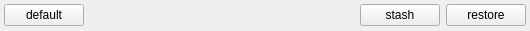
<?xml version="1.0" encoding="UTF-8"?>
<ui version="4.0">
 <class>StashFrame</class>
 <widget class="QFrame" name="StashFrame">
  <property name="geometry">
   <rect>
    <x>0</x>
    <y>0</y>
    <width>530</width>
    <height>31</height>
   </rect>
  </property>
  <property name="sizePolicy">
   <sizepolicy hsizetype="Preferred" vsizetype="Fixed">
    <horstretch>0</horstretch>
    <verstretch>0</verstretch>
   </sizepolicy>
  </property>
  <property name="windowTitle">
   <string>Frame</string>
  </property>
  <property name="frameShape">
   <enum>QFrame::NoFrame</enum>
  </property>
  <property name="frameShadow">
   <enum>QFrame::Raised</enum>
  </property>
  <layout class="QHBoxLayout" name="horizontalLayout">
   <property name="margin">
    <number>4</number>
   </property>
   <item>
    <widget class="QPushButton" name="stashResetButton">
     <property name="text">
      <string>default</string>
     </property>
    </widget>
   </item>
   <item>
    <spacer name="horizontalSpacer_2">
     <property name="orientation">
      <enum>Qt::Horizontal</enum>
     </property>
     <property name="sizeHint" stdset="0">
      <size>
       <width>40</width>
       <height>20</height>
      </size>
     </property>
    </spacer>
   </item>
   <item>
    <widget class="QLabel" name="icon">
     <property name="text">
      <string/>
     </property>
    </widget>
   </item>
   <item>
    <widget class="QLabel" name="title">
     <property name="text">
      <string/>
     </property>
    </widget>
   </item>
   <item>
    <spacer name="horizontalSpacer">
     <property name="orientation">
      <enum>Qt::Horizontal</enum>
     </property>
     <property name="sizeHint" stdset="0">
      <size>
       <width>40</width>
       <height>20</height>
      </size>
     </property>
    </spacer>
   </item>
   <item>
    <widget class="QPushButton" name="stashButton">
     <property name="text">
      <string>stash</string>
     </property>
    </widget>
   </item>
   <item>
    <widget class="QPushButton" name="stashRestoreButton">
     <property name="text">
      <string>restore</string>
     </property>
    </widget>
   </item>
  </layout>
 </widget>
 <resources/>
 <connections/>
</ui>
